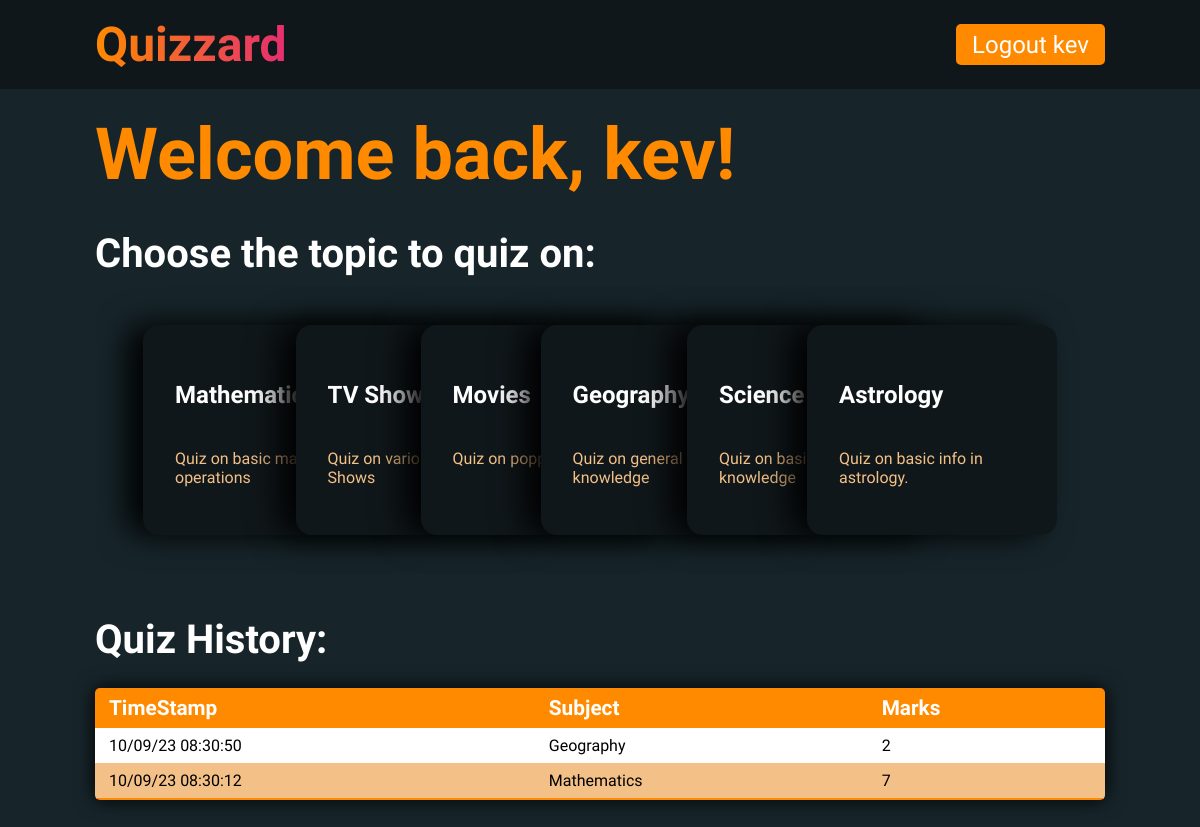
Page / (signed in) on the earlier database version.
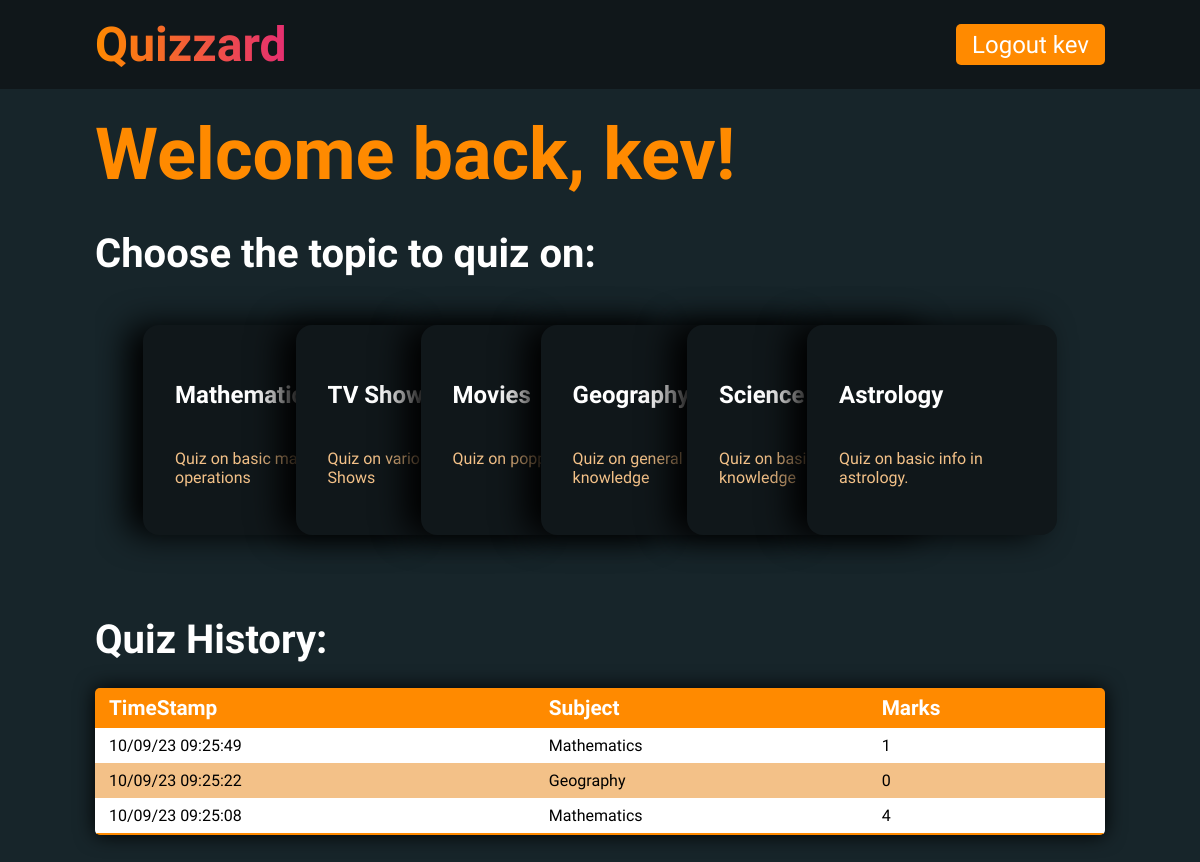
Same page on the later database version.
### app/models.py (models this page shows)
class User(UserMixin, db.Model):
    id = db.Column(db.Integer, primary_key=True) # primary keys are required by SQLAlchemy
    email = db.Column(db.String(100), unique=True)
    password = db.Column(db.String(100))
    name = db.Column(db.String(1000))
    quizes = db.relationship('Quiz', backref='user')

class Quiz(db.Model):
    id = db.Column(db.Integer, primary_key=True) # primary keys are required by SQLAlchemy
    subject = db.Column(db.String(100))
    marks = db.Column(db.Integer)
    user_id = db.Column(db.Integer, db.ForeignKey('user.id'))
    timestamp = db.Column(db.DateTime, default=datetime.now)

### app/main.py (the view)
@main.route('/')
@login_required
def index():
    q = current_user.quizes
    return render_template("index.html", dataset=DATASET, name=current_user.name, quizes=len(q) > 0, q_iter=reversed(q))

### app/__init__.py (called while the page is built)
@login_manager.user_loader
def load_user(user_id):
    return User.query.get(int(user_id))

### app/templates/index.html (shortened to what this page needs)
{% extends "base.html" %}
{% block addstyle%}
<link  rel="stylesheet" type="text/css" href="{{ url_for('static', filename='css/index.css') }}">
{% endblock addstyle%}
{% block content%}
<main class="wrapper">
    <h1 class="wlcmmsg">Welcome back, {{current_user.name}}!</h1>
    <h2 class="content--header">Choose the topic to quiz on:</h2>
    <section class="card-list">
        {% for topic_lnk, topic in dataset.items() %}
            <a class="card" href="/quizzer/{{topic_lnk}}">
                <h3 class="card--title">{{topic["name"]}}</h3>
                <p class="card--descrip">{{topic["description"]}}</p>
            </a>
        {% endfor %}
    </section>
    <h2 class="content--header">Quiz History:</h2>
        {% if quizes %}
            <table class="quiztable">
                <thead>
                    <tr>
                        <th class="nomob">TimeStamp</th>
                        <th>Subject</th>
                        <th>Marks</th>
                    </tr>
                </thead>
                <tbody>
                    {% for qz in q_iter %}
                        <tr>
                            <td class="nomob">{{qz.timestamp.strftime("%d/%m/%y  %H:%M:%S")}}</td>
                            <td>{{qz.subject}}</td>
                            <td>{{qz.marks}}</td>
                        </tr>
                    {% endfor %}
                </tbody>
            </table>
        {% else %}
            <div class="no-quiz">
                <h3 class="no-quiz-txt"> |<--- No Quizes attempted --->| </h3>
            </div>
        {% endif %}
</main>
{% endblock content%}

### app/templates/base.html (shortened to what this page needs)
<!DOCTYPE html>
<html lang="en">
<head>
    <link  rel="stylesheet" type="text/css" href="{{ url_for('static', filename='css/style.css') }}">
    {% block addstyle%}{% endblock addstyle%}
</head>
<body>
    <nav class="navbar">
        <div class="wrapper navitems">
            <h1 class="logotitle">Quizzard</h1>
            {% if current_user.is_authenticated %}
                <a class="acc" href="/logout">Logout {{current_user.name}}</a>
            {% else %}
                <div class="logout_lnks">
                    <a class="lnks" href="/login">Login</a> / <a class="lnks" href="/signup">Sign Up</a>
                </div>
            {% endif %}
        </div>
    </nav>
    <main class="main-body">
        {% block content%}{% endblock content%}
    </main>
</body>
</html>

### app/static/css/style.css (style rules this page uses)
:root { font-family: 'Lilita One', cursive; --bg-primary: #17252a; --bg-secondary: #10171a; --accent-primary: #ff8a00; --accent-secondary: #e52e71; --accent-dull: #fff; --accent-dull2: #f3c188; }
html { box-sizing: border-box; font-size: 100%; scroll-behavior: smooth; height: 100%; }
*, *::before, *::after { box-sizing: inherit; transition: all 200ms ease-in-out; }
a { text-decoration: none; display: inline-block; }
body { margin: 0; background-color: var(--bg-primary); height: 100%; }
.main-body { padding-top: 5rem; height: 100%; }
.wrapper { max-width: 63.125rem; margin-inline: auto; }
@media only screen and (min-width: 62.5em) { .wrapper { width: calc(100% - 10rem); } }
@media only screen and (min-width: 37.5em) { .wrapper { width: calc(100% - 4rem); } }
.navbar { padding: 1rem 0rem; background-color: var(--bg-secondary); width: 100%; position: fixed; top: 0; z-index: 2; }
.navitems { display: flex; align-items: center; }
.logotitle { font-size: 3rem; margin: 0; width: fit-content; color: var(--bg-primary); background: linear-gradient(90deg,#ff8a00,#e52e71); text-shadow: none; -webkit-text-fill-color: transparent; -webkit-background-clip: text; background-clip: text; }
.acc { margin-left: auto; border-radius: 5px; background-color: var(--accent-primary); padding: 0.4rem 1rem; font-size: 1.5rem; text-decoration: none; color: var(--accent-dull); }

### app/static/css/index.css (style rules this page uses)
.content--header { margin-bottom: 0; font-size: 2.5rem; color: var(--accent-dull); }
.wlcmmsg { padding-top: 2rem; font-size: 4.5rem; margin: 0; color: var(--accent-primary); }
.card { background-color: var(--bg-secondary); position: relative; }
.card--title { color: var(--accent-dull); font-size: 1.5rem; }
.card--descrip { color: var(--accent-dull2); }
@media only screen and (min-width: 62.5em) { .card-list { display: flex; flex-direction: row; overflow-x: hidden; padding: 3rem; } }
@media only screen and (min-width: 62.5em) { .card { display: flex; flex-direction: column; position: relative; min-height: 200px; min-width: 250px; padding: 2rem; border-radius: 16px; box-shadow: -1rem 0 2rem #000; } }
@media only screen and (min-width: 62.5em) { .card:not(:first-child) { margin-left: -130px; } }
.quiztable { border-collapse: collapse; margin: 25px 0; width: 100%; border-radius: 5px; overflow: hidden; box-shadow: 0 0 20px #000; }
.quiztable thead tr { background-color: var(--accent-primary); color: var(--accent-dull); text-align: left; font-size: 1.3rem; }
.quiztable th, .quiztable td { padding: 8px 14px; }
.quiztable tbody tr { background-color: var(--accent-dull); }
.quiztable tbody tr:nth-of-type(even) { background-color: var(--accent-dull2); }
.quiztable tbody tr:last-of-type { border-bottom: 2px solid var(--accent-primary); }

Differences in the rows shown:
now on this page (row edited): Quiz: timestamp "10/09/23 09:25:49", subject "Mathematics", marks "1"
changed Quiz "Geography": timestamp "10/09/23 08:30:50" → "10/09/23 09:25:22"; marks "2" → "0"
changed Quiz (number 3 of 3 on the later page): timestamp "10/09/23 08:30:12" → "10/09/23 09:25:08"; marks "7" → "4"
